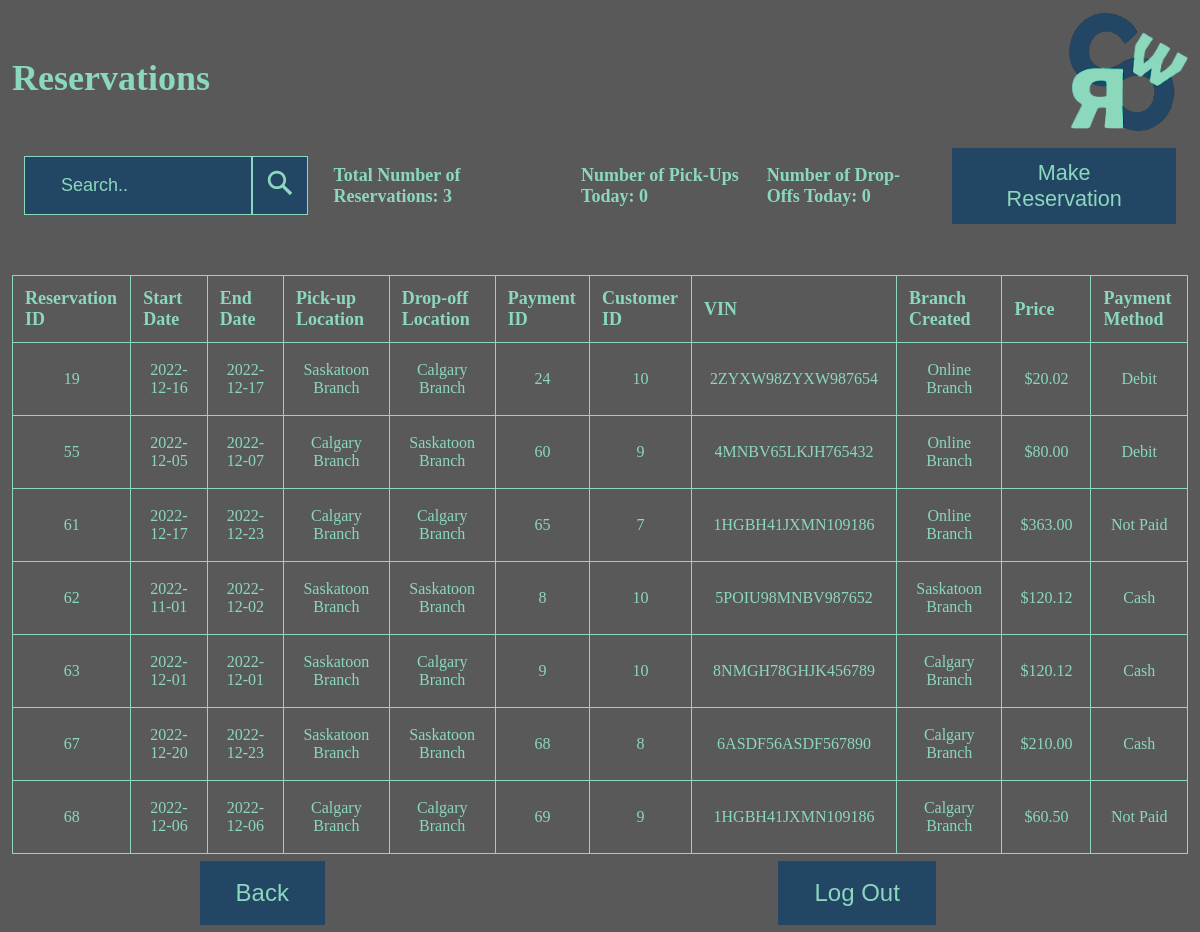
/cpsc471_project/emp_res.php, run on the app's committed database.
### tables this page shows
CREATE TABLE `reservation` (
  `ReservationID` int(11) NOT NULL,
  `Start_date` date DEFAULT NULL,
  `End_date` date DEFAULT NULL,
  `PaymentID` int(11) DEFAULT NULL,
  `C_UserID` int(11) DEFAULT NULL,
  `Branch_no` int(11) DEFAULT NULL,
  `VIN` char(17) DEFAULT NULL,
  `Pickup_location` int(11) DEFAULT NULL,
  `Dropoff_location` int(11) DEFAULT NULL
);

CREATE TABLE `payment` (
  `PaymentID` int(11) NOT NULL,
  `C_UserID` int(11) NOT NULL,
  `Price` float DEFAULT NULL,
  `Payment_method` varchar(20) DEFAULT NULL
);

CREATE TABLE `branch` (
  `Branch_no` int(11) NOT NULL,
  `Branch_name` varchar(20) DEFAULT NULL,
  `Street_no` int(11) DEFAULT NULL,
  `Street_name` varchar(25) DEFAULT NULL,
  `City` varchar(25) DEFAULT NULL,
  `Province` char(2) DEFAULT NULL,
  `Postal_code` char(6) DEFAULT NULL
);

### cpsc471_project/emp_res.php (the view, shortened to what this page needs)
<?php
    $con = mysqli_connect("localhost","root","","cwcrs_db");
    $sql = "SELECT * FROM Reservation";
    $result = $con->query($sql);
?>
<!DOCTYPE html>
<html>
<head>
</head>
<body>
<div class="header">
<h1 style="font-size:3vw">
Reservations
</h1>
    <img src="logo.png" alt="logo" width=2vw height=2vw/>
</div>
<table class = "toptable">
<form action="emp_res_post.php" method="post">
  <tr>
    <th width = 25%>
    <div class = "searchbar">
      <input type="search" placeholder="Search.." name="search" required>
     <button class = "searchbutton" type="submit" name="submit" value="Submit">
      </button>
    </form>
    <th width = 20%>Total Number of Reservations:<span>
    <?php
    $con = mysqli_connect("localhost","root","","cwcrs_db");
    $totalRes = 0;
    $today = date("Y-m-d");
    $sql = "SELECT End_date, COUNT(End_date) FROM Reservation
    WHERE End_date >= $today
    Group by End_date";
    $result = $con->query($sql);
    if ($result->num_rows > 0) {
    while($row = $result->fetch_assoc()) {
        if($row["End_date"] >= date("Y-m-d")) {
            $totalRes += $row["COUNT(End_date)"];
        }
    }
     echo $totalRes;
}
    else{
        echo "0";
        }
?>
    </span></th>
    <th width = 15%>Number of Pick-Ups Today:<span>
    <?php
    $con = mysqli_connect("localhost","root","","cwcrs_db");
    $totalPickUp = 0;
    $sql = "SELECT *
    FROM Reservation";
    $result = $con->query($sql);
    if ($result->num_rows > 0) {
            echo $totalPickUp;
        }
        else{
            echo "0";
            }
?>
    </span>
    </th>
    <th width = 15%>Number of Drop-Offs Today:
    <span>
    <?php
    $con = mysqli_connect("localhost","root","","cwcrs_db");
    $totalDropOff = 0;
    $sql = "SELECT *
    FROM Reservation";
    $result = $con->query($sql);
    if ($result->num_rows > 0) {
            echo $totalDropOff;
        } else{
            echo "0";
            }
?>
    </span>
    </th>
    <th class = "addbuttonbox" width = 20%>
    <button class= "addbutton" text-align=right type="button" onclick="window.location.href='add_res.php'"> Make Reservation</button>
    </th>
  </table>
  <br>
  <br>
  <div style="overflow-x:auto;">
  <table class="res_table">
    <tr>
        <th width: 10%>Reservation ID</th>
        <th width: 6%>Start Date</th>
        <th width: 6%>End Date</th>
        <th width: 5%>Pick-up Location</th>
        <th width: 5%>Drop-off Location</th>
        <th width: 4%>Payment ID</th>
        <th width: 4%>Customer ID</th>
        <th width: 55%>VIN</th>
        <th width: 5%>Branch Created</th>
        <th width: 5%>Price</th>
        <th width: 5%>Payment Method</th>
</tr>
<?php
    $con = mysqli_connect("localhost","root","","cwcrs_db");
    $sql = "SELECT * FROM Reservation, Branch, Payment
    WHERE Reservation.Branch_no = Branch.Branch_no
    AND Reservation.PaymentID = Payment.PaymentID
    AND Reservation.C_UserID = Payment.C_UserID;";
    $result = $con->query($sql);
    if ($result->num_rows > 0) {
        while($row = $result->fetch_assoc()) {
            echo "
            <tr>
            <td>" . $row["ReservationID"] . "</td> <td>" . $row["Start_date"] . "</td> <td>" . $row["End_date"] .
            "</td> <td>" ;
            foreach($_SESSION["Branches"] as $num => $name) {
                if($row["Pickup_location"] == $num) {
                    echo $name;
                }
            }
            echo  "</td> <td>";
            foreach($_SESSION["Branches"] as $num => $name) {
                if($row["Dropoff_location"] == $num) {
                    echo $name;
                }
            }
            echo "</td> <td>" .
            $row["PaymentID"] . "</td> <td>" . $row["C_UserID"] ."</td> <td>" . $row["VIN"] ."</td> <td>" .
            $row["Branch_name"] . "</td> <td>$" . number_format($row["Price"], 2) . "</td> <td>" . $row["Payment_method"] ."</td> </tr>";
        }
      }
?>
</table>
</div>
  <table class="bottom_table">
  <tr>
    <td>
    <button class= "backbutton" text-align=left type="button" onclick="window.location.href='emp_start.php'"> Back</button>
</td>
<td>
</td>
<td>
</td>
<td>
</td>
<td>
</td>
<td>
    <button class= "logoutbutton" type="button" onclick="window.location.href='login.php'"> Log Out</button>
</td>
</tr>
</table>
    </body>
    </html>

### cpsc471_project/emp_res.php (style rules this page uses)
body { background-color: rgba(0,0,0,0.6499999761581421); font-family: verdana; color: rgba(139,216,189,1); overflow: auto; display:flex; flex-direction:column; min-height: 100vh; margin:1vw; }
.header { overflow:auto; }
.header img { float: right; width: 10vw; height: 10vw; }
.header h1 { float: left; color: rgba(139,216,189,1); font-family:verdana; top: 50%; transform: translateY(50%); }
::placeholder { color: rgba(139,216,189,1); }
input[type=search] { width: 80%; padding: 1.5vw 3vw; margin: 1vw 0; display: inline-block; border: 1px solid rgba(139,216,189,1); box-sizing: border-box; background-color: rgba(35,70,101,1); color: rgba(139,216,189,1); font-size:1.5vw; placeholder-color: rgba(139,216,189,1); }
table { text-align: center; font-family: verdana; color: rgba(139,216,189,1); border-collapse: collapse; width: 100%; vertical-align: middle; }
th { font-size:1.5vw; text-align: left; padding: 1vw; }
.res_table { border: 1px solid rgba(139,216,189,1); }
.res_table th { border: 1px solid rgba(139,216,189,1); }
.res_table td { text-align: center; padding: 1.5vw; border: 1px solid rgba(139,216,189,1); }
.bottom_table { position: relative; bottom:1vw; width: 98.5%; overflow: auto; transform: translateY(1.5vw); }
.bottom_table td { text-align: center; padding 1.5vw; }
button { background-color: rgba(35,70,101,1); border: none; color: rgba(139,216,189,1); padding: 1.5vw 3vw; text-align: center; text-decoration: none; display: inline-block; font-size: 2vw; cursor: pointer; }
.searchbutton { padding: 0.9vw 1vw; border: 1px solid rgba(139,216,189,1); }
svg { color: rgba(139,216,189,1); fill: currentColor; width: 2.5vw; height: 2.5vw; }
.searchbar { display:flex; flex-direction:row; align-items:center; }
.addbutton { font-size: 1.8vw; padding: 1vw 2.5vw; }
.addbuttonbox { text-align: right; }

### data on the page
reservation: ReservationID "19", Start_date "2022-12-16", End_date "2022-12-17", name "Saskatoon Branch", name "Calgary Branch", payment.PaymentID "24", payment.C_UserID "10", VIN "2ZYXW98ZYXW987654", Branch_no.Branch_name "Online Branch", payment.Price "20.02", payment.Payment_method "Debit"
reservation: ReservationID "55", Start_date "2022-12-05", End_date "2022-12-07", name "Calgary Branch", name "Saskatoon Branch", payment.PaymentID "60", payment.C_UserID "9", VIN "4MNBV65LKJH765432", Branch_no.Branch_name "Online Branch", payment.Price "80.00", payment.Payment_method "Debit"
reservation: ReservationID "61", Start_date "2022-12-17", End_date "2022-12-23", name "Calgary Branch", payment.PaymentID "65", payment.C_UserID "7", VIN "1HGBH41JXMN109186", Branch_no.Branch_name "Online Branch", payment.Price "363.00", payment.Payment_method "Not Paid"
reservation: ReservationID "62", Start_date "2022-11-01", End_date "2022-12-02", name "Saskatoon Branch", payment.PaymentID "8", payment.C_UserID "10", VIN "5POIU98MNBV987652", Branch_no.Branch_name "Saskatoon Branch", payment.Price "120.12", payment.Payment_method "Cash"
reservation: ReservationID "63", Start_date "2022-12-01", End_date "2022-12-01", name "Saskatoon Branch", name "Calgary Branch", payment.PaymentID "9", payment.C_UserID "10", VIN "8NMGH78GHJK456789", Branch_no.Branch_name "Calgary Branch", payment.Price "120.12", payment.Payment_method "Cash"
reservation: ReservationID "67", Start_date "2022-12-20", End_date "2022-12-23", name "Saskatoon Branch", payment.PaymentID "68", payment.C_UserID "8", VIN "6ASDF56ASDF567890", Branch_no.Branch_name "Calgary Branch", payment.Price "210.00", payment.Payment_method "Cash"
reservation: ReservationID "68", Start_date "2022-12-06", End_date "2022-12-06", name "Calgary Branch", payment.PaymentID "69", payment.C_UserID "9", VIN "1HGBH41JXMN109186", Branch_no.Branch_name "Calgary Branch", payment.Price "60.50", payment.Payment_method "Not Paid"

### other printed values
$totalRes "3"
$totalPickUp "0"
$totalDropOff "0"
